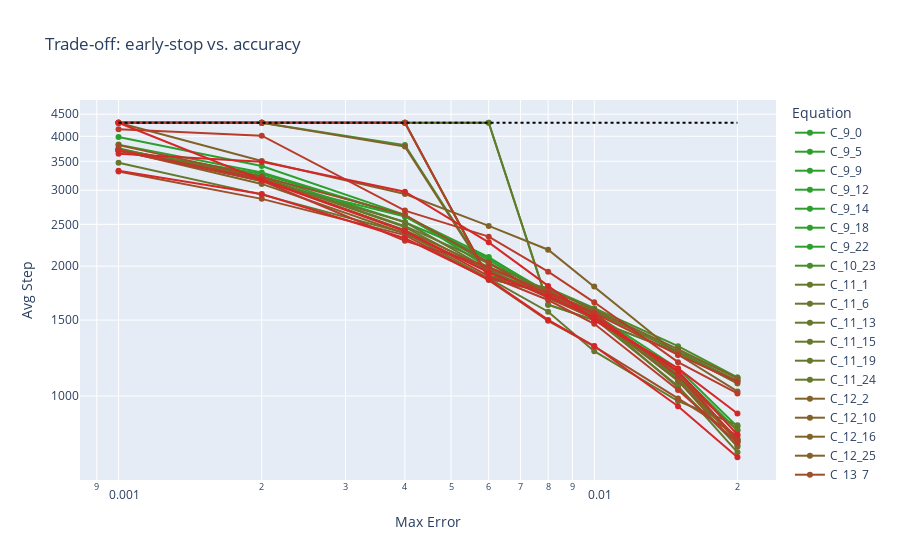

Notebook code cell kept with this figure:
### Code cell
plot_tradeoff_curve(tradeoff_df)

### Figure 1 — Plotly figure (JSON) as saved in the notebook; plotly's stock layout.template omitted (floating-point values rounded to 4 significant figures)
{"data": [{"line": {"color": "#2ca02c"}, "mode": "lines+markers", "name": "C_9_0", "type": "scatter", "x": [0.001, 0.002, 0.004, 0.006, 0.008, 0.01, 0.015, 0.02], "y": [3724.0, 3270.0, 2612.0, 2100.0, 1724.0, 1534.0, 1096.0, 788.1]}, {"line": {"color": "#2ca02c"}, "mode": "lines+markers", "name": "C_9_5", "type": "scatter", "x": [0.001, 0.002, 0.004, 0.006, 0.008, 0.01, 0.015, 0.02], "y": [3714.0, 3238.0, 2528.0, 2090.0, 1738.0, 1554.0, 1099.0, 794.6]}, {"line": {"color": "#2ca02c"}, "mode": "lines+markers", "name": "C_9_9", "type": "scatter", "x": [0.001, 0.002, 0.004, 0.006, 0.008, 0.01, 0.015, 0.02], "y": [3826.0, 3297.0, 2610.0, 2028.0, 1697.0, 1535.0, 1137.0, 832.9]}, {"line": {"color": "#2ca02c"}, "mode": "lines+markers", "name": "C_9_12", "type": "scatter", "x": [0.001, 0.002, 0.004, 0.006, 0.008, 0.01, 0.015, 0.02], "y": [4300.0, 4300.0, 4300.0, 4300.0, 1629.0, 1499.0, 1262.0, 1086.0]}, {"line": {"color": "#2ca02c"}, "mode": "lines+markers", "name": "C_9_14", "type": "scatter", "x": [0.001, 0.002, 0.004, 0.006, 0.008, 0.01, 0.015, 0.02], "y": [3755.0, 3148.0, 2608.0, 2068.0, 1716.0, 1535.0, 1119.0, 782.0]}, {"line": {"color": "#2ca02c"}, "mode": "lines+markers", "name": "C_9_18", "type": "scatter", "x": [0.001, 0.002, 0.004, 0.006, 0.008, 0.01, 0.015, 0.02], "y": [3987.0, 3415.0, 2631.0, 1983.0, 1727.0, 1550.0, 1158.0, 848.8]}, {"line": {"color": "#2ca02c"}, "mode": "lines+markers", "name": "C_9_22", "type": "scatter", "x": [0.001, 0.002, 0.004, 0.006, 0.008, 0.01, 0.015, 0.02], "y": [4300.0, 4300.0, 4300.0, 1875.0, 1730.0, 1575.0, 1271.0, 1103.0]}, {"line": {"color": "#488c2b"}, "mode": "lines+markers", "name": "C_10_23", "type": "scatter", "x": [0.001, 0.002, 0.004, 0.006, 0.008, 0.01, 0.015, 0.02], "y": [4300.0, 4300.0, 3817.0, 1902.0, 1779.0, 1598.0, 1305.0, 1104.0]}, {"line": {"color": "#65782b"}, "mode": "lines+markers", "name": "C_11_1", "type": "scatter", "x": [0.001, 0.002, 0.004, 0.006, 0.008, 0.01, 0.015, 0.02], "y": [3711.0, 3205.0, 2463.0, 1946.0, 1705.0, 1538.0, 1046.0, 769.1]}, {"line": {"color": "#65782b"}, "mode": "lines+markers", "name": "C_11_6", "type": "scatter", "x": [0.001, 0.002, 0.004, 0.006, 0.008, 0.01, 0.015, 0.02], "y": [3472.0, 2930.0, 2388.0, 1873.0, 1568.0, 1270.0, 973.6, 855.9]}, {"line": {"color": "#65782b"}, "mode": "lines+markers", "name": "C_11_13", "type": "scatter", "x": [0.001, 0.002, 0.004, 0.006, 0.008, 0.01, 0.015, 0.02], "y": [4300.0, 4300.0, 4300.0, 4300.0, 1628.0, 1499.0, 1261.0, 1086.0]}, {"line": {"color": "#65782b"}, "mode": "lines+markers", "name": "C_11_15", "type": "scatter", "x": [0.001, 0.002, 0.004, 0.006, 0.008, 0.01, 0.015, 0.02], "y": [3721.0, 3166.0, 2532.0, 1964.0, 1696.0, 1511.0, 1056.0, 740.5]}, {"line": {"color": "#65782b"}, "mode": "lines+markers", "name": "C_11_19", "type": "scatter", "x": [0.001, 0.002, 0.004, 0.006, 0.008, 0.01, 0.015, 0.02], "y": [3736.0, 3217.0, 2477.0, 2030.0, 1752.0, 1551.0, 1107.0, 832.7]}, {"line": {"color": "#65782b"}, "mode": "lines+markers", "name": "C_11_24", "type": "scatter", "x": [0.001, 0.002, 0.004, 0.006, 0.008, 0.01, 0.015, 0.02], "y": [4300.0, 4300.0, 4300.0, 1872.0, 1734.0, 1572.0, 1265.0, 1069.0]}, {"line": {"color": "#81632a"}, "mode": "lines+markers", "name": "C_12_2", "type": "scatter", "x": [0.001, 0.002, 0.004, 0.006, 0.008, 0.01, 0.015, 0.02], "y": [3703.0, 3175.0, 2423.0, 1974.0, 1750.0, 1544.0, 1083.0, 788.9]}, {"line": {"color": "#81632a"}, "mode": "lines+markers", "name": "C_12_10", "type": "scatter", "x": [0.001, 0.002, 0.004, 0.006, 0.008, 0.01, 0.015, 0.02], "y": [4300.0, 3507.0, 2939.0, 2479.0, 2184.0, 1793.0, 1248.0, 1025.0]}, {"line": {"color": "#81632a"}, "mode": "lines+markers", "name": "C_12_16", "type": "scatter", "x": [0.001, 0.002, 0.004, 0.006, 0.008, 0.01, 0.015, 0.02], "y": [3717.0, 3102.0, 2381.0, 1949.0, 1692.0, 1527.0, 1087.0, 762.7]}, {"line": {"color": "#81632a"}, "mode": "lines+markers", "name": "C_12_25", "type": "scatter", "x": [0.001, 0.002, 0.004, 0.006, 0.008, 0.01, 0.015, 0.02], "y": [4300.0, 4300.0, 3786.0, 1890.0, 1768.0, 1584.0, 1285.0, 1099.0]}, {"line": {"color": "#9d4f29"}, "mode": "lines+markers", "name": "C_13_7", "type": "scatter", "x": [0.001, 0.002, 0.004, 0.006, 0.008, 0.01, 0.015, 0.02], "y": [3317.0, 2864.0, 2361.0, 1857.0, 1494.0, 1304.0, 987.2, 808.8]}, {"line": {"color": "#9d4f29"}, "mode": "lines+markers", "name": "C_13_20", "type": "scatter", "x": [0.001, 0.002, 0.004, 0.006, 0.008, 0.01, 0.015, 0.02], "y": [3816.0, 3225.0, 2630.0, 2041.0, 1687.0, 1514.0, 1134.0, 786.8]}, {"line": {"color": "#ba3b29"}, "mode": "lines+markers", "name": "C_14_3", "type": "scatter", "x": [0.001, 0.002, 0.004, 0.006, 0.008, 0.01, 0.015, 0.02], "y": [3703.0, 3154.0, 2291.0, 1994.0, 1723.0, 1555.0, 1113.0, 795.0]}, {"line": {"color": "#ba3b29"}, "mode": "lines+markers", "name": "C_14_11", "type": "scatter", "x": [0.001, 0.002, 0.004, 0.006, 0.008, 0.01, 0.015, 0.02], "y": [4155.0, 4013.0, 2690.0, 2341.0, 1942.0, 1649.0, 1198.0, 1014.0]}, {"line": {"color": "#ba3b29"}, "mode": "lines+markers", "name": "C_14_17", "type": "scatter", "x": [0.001, 0.002, 0.004, 0.006, 0.008, 0.01, 0.015, 0.02], "y": [3717.0, 3184.0, 2418.0, 1897.0, 1670.0, 1470.0, 1033.0, 780.5]}, {"line": {"color": "#ba3b29"}, "mode": "lines+markers", "name": "C_14_26", "type": "scatter", "x": [0.001, 0.002, 0.004, 0.006, 0.008, 0.01, 0.015, 0.02], "y": [4300.0, 4300.0, 4300.0, 1873.0, 1740.0, 1557.0, 1245.0, 1079.0]}, {"line": {"color": "#d62728"}, "mode": "lines+markers", "name": "C_15_4", "type": "scatter", "x": [0.001, 0.002, 0.004, 0.006, 0.008, 0.01, 0.015, 0.02], "y": [3646.0, 3491.0, 2975.0, 2271.0, 1800.0, 1498.0, 1159.0, 910.8]}, {"line": {"color": "#d62728"}, "mode": "lines+markers", "name": "C_15_8", "type": "scatter", "x": [0.001, 0.002, 0.004, 0.006, 0.008, 0.01, 0.015, 0.02], "y": [3329.0, 2941.0, 2322.0, 1864.0, 1501.0, 1306.0, 947.2, 721.2]}, {"line": {"color": "#d62728"}, "mode": "lines+markers", "name": "C_15_21", "type": "scatter", "x": [0.001, 0.002, 0.004, 0.006, 0.008, 0.01, 0.015, 0.02], "y": [4300.0, 3168.0, 2409.0, 1931.0, 1703.0, 1525.0, 1142.0, 814.3]}, {"line": {"color": "black", "dash": "dot", "width": 2}, "mode": "lines", "name": "max_step", "type": "scatter", "x": [0.001, 0.002, 0.004, 0.006, 0.008, 0.01, 0.015, 0.02], "y": [4300, 4300, 4300, 4300, 4300, 4300, 4300, 4300]}], "layout": {"legend": {"title": {"text": "Equation"}}, "title": {"text": "Trade-off: early-stop vs. accuracy"}, "xaxis": {"title": {"text": "Max Error"}, "type": "log"}, "yaxis": {"title": {"text": "Avg Step"}, "type": "log"}}}
